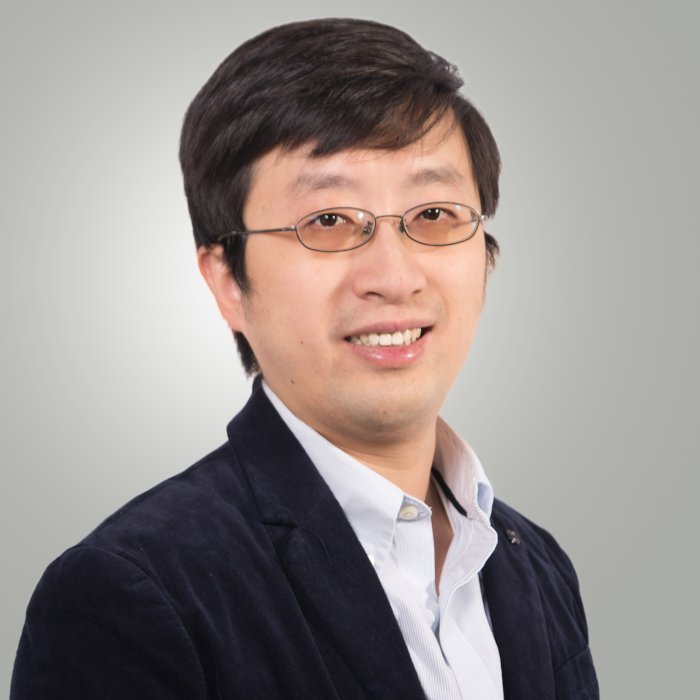
#> input picture benchmark/image_comps/person_base.png, 700 x 700 px; its folder holds 3 pictures in this run
$ python compare.py
#> lines starting #> are read from the running program, lines starting #| are printed output that depends on the picture; pictures that were not available may be replaced by others from this repository, and a replacement may not be noted
from PIL import Image, ImageChops, ImageOps
import numpy as np

def diff(image1, image2):
    return np.subtract(np.asarray(image1),np.asarray(image2))
    #return np.square(np.subtract(np.asarray(image1),np.asarray(image2))).mean()

def comp(base, b):
    a = ImageOps.grayscale(base)
    b = ImageOps.grayscale(b)
    arr1 = diff(a, b)
    arr = np.zeros(shape=(arr1.shape[0], arr1.shape[1], 4), dtype=np.uint8)
    arr[:, :, 0] = arr1
    arr[:, :, 3] = 128

    base = base.convert('RGBA')
    img = Image.fromarray(arr)
    base = Image.alpha_composite(base, img)


    return base

for compname in ['person', 'logo', 'mountain', 'storefront']:

    a = Image.open(f'{compname}_base.png')
#> a is the input picture: PIL image 700x700 RGB; mean R, G, B 153.3, 144.8, 141.8
    b = Image.open(f'{compname}_upscale.png')
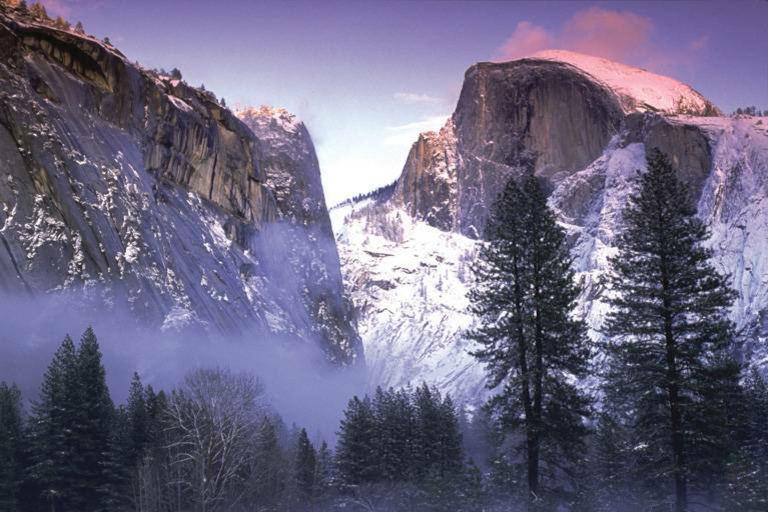
#> input picture benchmark/image_comps/mountain_base.png, 768 x 512 px, given in place of person_upscale.png, which was not available
#> b is the input picture: PIL image 768x512 RGB; mean R, G, B 107.2, 102.9, 128.3
    c = comp(a, b)
#> in comp, `a = ImageOps.grayscale(base)`:
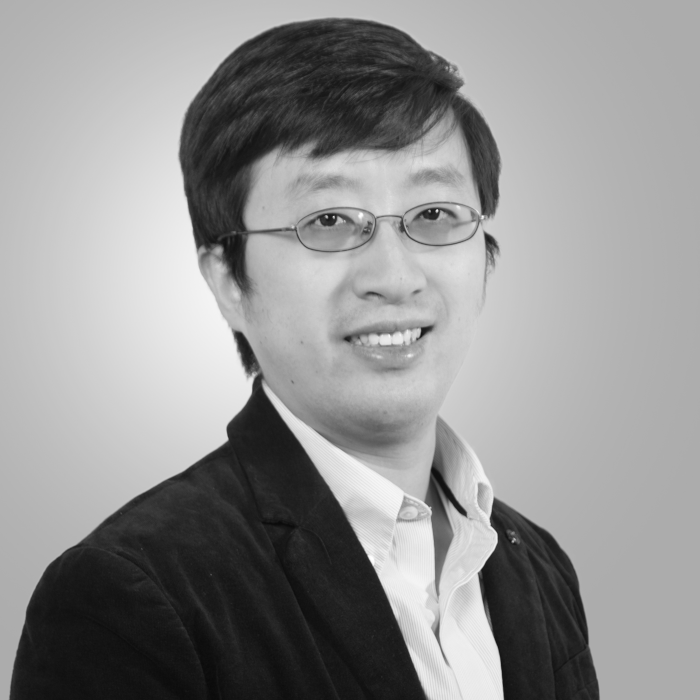
#> a: PIL image 700x700 L; min 10, max 255, mean 147
#> in comp, `b = ImageOps.grayscale(b)`:
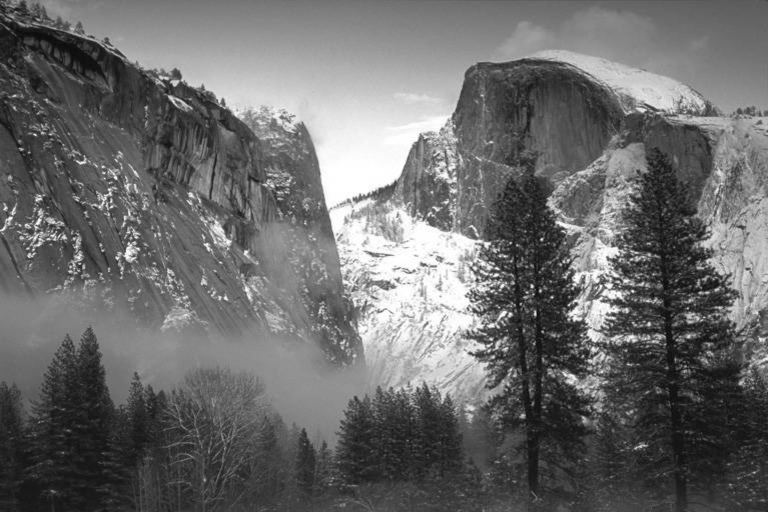
#> b: PIL image 768x512 L; min 7, max 255, mean 107.1
#> (the run stopped early here; a loop or call above may not have finished)
